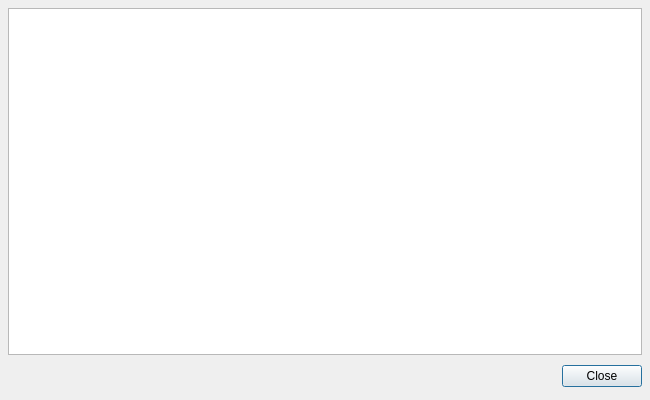
<ui version="4.0" >
 <author></author>
 <comment></comment>
 <exportmacro></exportmacro>
 <class>PythonDialog</class>
 <widget class="QDialog" name="PythonDialog" >
  <property name="geometry" >
   <rect>
    <x>0</x>
    <y>0</y>
    <width>650</width>
    <height>400</height>
   </rect>
  </property>
  <property name="sizePolicy" >
   <sizepolicy>
    <hsizetype>1</hsizetype>
    <vsizetype>1</vsizetype>
    <horstretch>0</horstretch>
    <verstretch>0</verstretch>
   </sizepolicy>
  </property>
  <property name="windowTitle" >
   <string>Dialog</string>
  </property>
  <property name="modal" >
   <bool>false</bool>
  </property>
  <layout class="QGridLayout" >
   <property name="margin" >
    <number>8</number>
   </property>
   <property name="spacing" >
    <number>6</number>
   </property>
   <item row="1" column="0" >
    <layout class="QHBoxLayout" >
     <property name="margin" >
      <number>0</number>
     </property>
     <property name="spacing" >
      <number>6</number>
     </property>
     <item>
      <spacer>
       <property name="orientation" >
        <enum>Qt::Horizontal</enum>
       </property>
       <property name="sizeHint" >
        <size>
         <width>131</width>
         <height>31</height>
        </size>
       </property>
      </spacer>
     </item>
     <item>
      <widget class="QPushButton" name="closeButton" >
       <property name="text" >
        <string>Close</string>
       </property>
      </widget>
     </item>
    </layout>
   </item>
   <item row="0" column="0" >
    <widget class="pqPythonShell" name="shellWidget" />
   </item>
  </layout>
 </widget>
 <pixmapfunction></pixmapfunction>
 <customwidgets>
  <customwidget>
   <class>pqPythonShell</class>
   <extends>QTextEdit</extends>
   <header>pqPythonShell.h</header>
   <container>0</container>
   <pixmap></pixmap>
  </customwidget>
 </customwidgets>
 <resources>
  <include location="Resources.qrc" />
 </resources>
 <connections>
  <connection>
   <sender>closeButton</sender>
   <signal>clicked()</signal>
   <receiver>PythonDialog</receiver>
   <slot>accept()</slot>
   <hints>
    <hint type="sourcelabel" >
     <x>316</x>
     <y>198</y>
    </hint>
    <hint type="destinationlabel" >
     <x>139</x>
     <y>199</y>
    </hint>
   </hints>
  </connection>
 </connections>
</ui>
